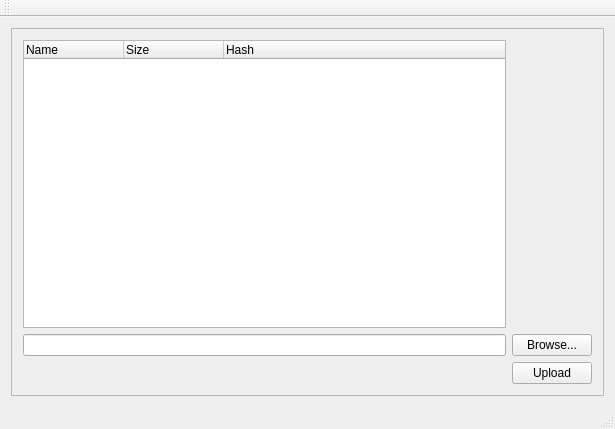
<?xml version="1.0" encoding="UTF-8"?>
<ui version="4.0">
 <class>MainWindow</class>
 <widget class="QMainWindow" name="MainWindow">
  <property name="geometry">
   <rect>
    <x>0</x>
    <y>0</y>
    <width>615</width>
    <height>429</height>
   </rect>
  </property>
  <property name="windowTitle">
   <string>Tree</string>
  </property>
  <widget class="QWidget" name="centralWidget">
   <layout class="QGridLayout" name="gridLayout">
    <item row="0" column="0">
     <widget class="QScrollArea" name="scrollArea">
      <property name="widgetResizable">
       <bool>true</bool>
      </property>
      <widget class="QWidget" name="scrollAreaWidgetContents_2">
       <property name="geometry">
        <rect>
         <x>0</x>
         <y>0</y>
         <width>591</width>
         <height>340</height>
        </rect>
       </property>
       <layout class="QGridLayout" name="gridLayout_2">
        <item row="0" column="0">
         <widget class="QTreeWidget" name="treeWidget">
          <property name="columnCount">
           <number>3</number>
          </property>
          <column>
           <property name="text">
            <string>Name</string>
           </property>
          </column>
          <column>
           <property name="text">
            <string>Size</string>
           </property>
          </column>
          <column>
           <property name="text">
            <string>Hash</string>
           </property>
          </column>
         </widget>
        </item>
        <item row="1" column="0">
         <widget class="QLineEdit" name="lineEdit"/>
        </item>
        <item row="1" column="1">
         <widget class="QPushButton" name="pushButton">
          <property name="text">
           <string>Browse...</string>
          </property>
         </widget>
        </item>
        <item row="2" column="1">
         <widget class="QPushButton" name="pushButton_3">
          <property name="text">
           <string>Upload</string>
          </property>
         </widget>
        </item>
       </layout>
      </widget>
     </widget>
    </item>
   </layout>
  </widget>
  <widget class="QMenuBar" name="menuBar">
   <property name="geometry">
    <rect>
     <x>0</x>
     <y>0</y>
     <width>615</width>
     <height>26</height>
    </rect>
   </property>
  </widget>
  <widget class="QToolBar" name="mainToolBar">
   <attribute name="toolBarArea">
    <enum>TopToolBarArea</enum>
   </attribute>
   <attribute name="toolBarBreak">
    <bool>false</bool>
   </attribute>
  </widget>
  <widget class="QStatusBar" name="statusBar"/>
 </widget>
 <layoutdefault spacing="6" margin="11"/>
 <resources/>
 <connections/>
</ui>
